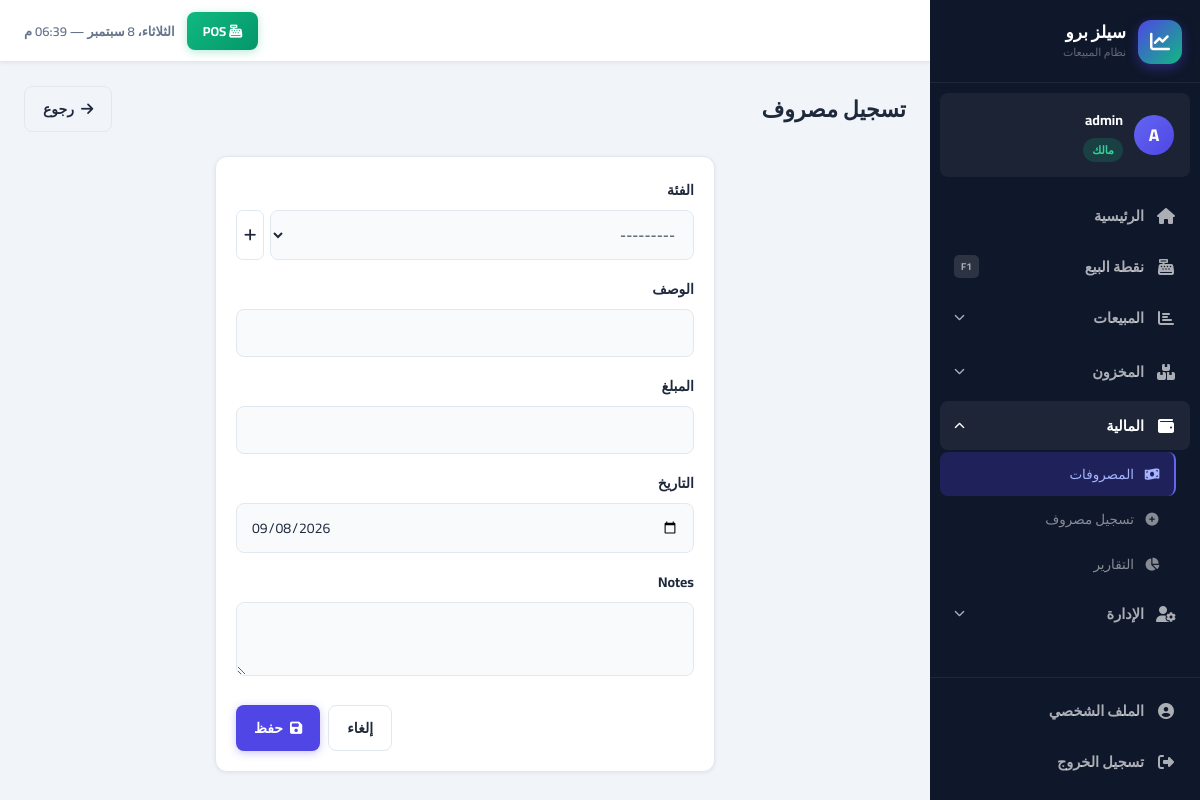
/expenses/create/ (signed in), run on the app's committed database.
### accounts/models.py (models this page shows, shortened)
class User(AbstractUser):
    role = models.ForeignKey(
        Role, on_delete=models.PROTECT, null=True, blank=True,
        related_name='users', verbose_name='الدور الوظيفي',
        help_text='فارغ لصاحب الحساب الرئيسي فقط'
    )
    parent = models.ForeignKey(
        'self', on_delete=models.CASCADE, null=True, blank=True,
        related_name='employees', verbose_name='المالك الرئيسي'
    )
    phone = models.CharField(max_length=20, blank=True, verbose_name='الهاتف')
    is_active = models.BooleanField(default=True, verbose_name='نشط')
    created_at = models.DateTimeField(auto_now_add=True)
    class Meta:
        verbose_name = 'مستخدم'
        verbose_name_plural = 'المستخدمون'
    def get_owner(self):
        if self.is_owner_account:
            return self
        return self.parent.get_owner()
    @property
    def is_owner_account(self):
        return self.parent_id is None
    def can_manage_users(self):
        return self.is_owner_account or self.has_perm_flag('can_manage_users')
    def has_perm_flag(self, code):
        if self.is_owner_account:
            return True
        if not self.role_id:
            return False
        return getattr(self.role, code, False)
    @property
    def role_label(self):
        if self.is_owner_account:
            return 'مالك'
        return self.role.name if self.role_id else '—'
    @property
    def role_slug(self):
        if self.is_owner_account:
            return 'owner'
        if not self.role_id:
            return 'custom'
        mapping = {'مدير': 'manager', 'كاشير': 'cashier', 'مشاهد': 'viewer'}
        return mapping.get(self.role.name, 'custom')

### expenses/views.py (the view, shortened to what this page needs)
# urls.py: path('create/', views.expense_create, name='expense_create'),
@login_required
def expense_create(request):
    if not request.user.has_perm_flag('can_add_expense'):
        messages.error(request, 'ليس لديك صلاحية إضافة مصروف')
        return redirect('expense_list')
    owner = request.user.get_owner()
    form = ExpenseForm(request.POST or None, owner=owner)
    return render(request, 'expenses/form.html', {'form': form, 'title': 'تسجيل مصروف'})

### expenses/forms.py
class ExpenseForm(forms.ModelForm):
    class Meta:
        model = Expense
        fields = ['category', 'description', 'amount', 'date', 'notes']
        widgets = {
            'category': forms.Select(attrs={'class': 'form-select'}),
            'description': forms.TextInput(attrs={'class': 'form-control'}),
            'amount': forms.NumberInput(attrs={'class': 'form-control', 'step': '0.001'}),
            'date': forms.DateInput(attrs={'class': 'form-control', 'type': 'date'}),
            'notes': forms.Textarea(attrs={'class': 'form-control', 'rows': 2}),
        }
    def __init__(self, *args, owner=None, **kwargs):
        super().__init__(*args, **kwargs)
        if owner:
            self.fields['category'].queryset = ExpenseCategory.objects.filter(owner=owner)

### core/context_processors.py (called while the page is built)
def global_context(request):
    context = {}
    if request.user.is_authenticated:
        owner = request.user.get_owner()
        low_stock_count = Product.objects.filter(
            owner=owner,
            current_stock__lte=F('min_stock')
        ).count()
        context['low_stock_count'] = low_stock_count
        context['current_user'] = request.user
    return context

### templates/expenses/form.html (shortened to what this page needs)
{% extends 'base/base.html' %}
{% block content %}
<div class="page-header"><div><h1 class="page-title">تسجيل مصروف</h1></div>
<div class="page-actions"><a href="/expenses/" class="btn btn-outline"><i class="fas fa-arrow-right"></i> رجوع</a></div></div>
<div class="card" style="max-width:500px;margin:0 auto;"><div class="card-body"><form method="post">{% csrf_token %}
{% for field in form %}<div class="form-group"><label class="form-label">{{ field.label }}</label>
{% if field.name == 'category' %}
<div style="display:flex;gap:6px;align-items:stretch;">
    <div style="flex:1;">{{ field }}</div>
    <button type="button" class="btn btn-outline btn-icon" onclick="openModal('catModal')" title="إضافة فئة جديدة"><i class="fas fa-plus"></i></button>
</div>
{% else %}
{{ field }}
{% endif %}
</div>{% endfor %}
<div style="display:flex;gap:8px;justify-content:flex-end;margin-top:20px;">
<a href="/expenses/" class="btn btn-outline">إلغاء</a>
<button type="submit" class="btn btn-primary"><i class="fas fa-save"></i> حفظ</button>
</div></form></div></div>
{% endblock %}

### templates/base/base.html (shortened to what this page needs)
<!DOCTYPE html>
<html lang="ar" dir="rtl">
<head>
    <link rel="stylesheet" href="https://cdnjs.cloudflare.com/ajax/libs/font-awesome/6.5.0/css/all.min.css">
    <link rel="stylesheet" href="/static/css/main.css">
</head>
<body>
{% if user.is_authenticated %}
<aside class="sidebar" id="sidebar">
    <div class="sb-brand">
        <div class="sb-logo"><i class="fas fa-chart-line"></i></div>
        <div>
            <div class="sb-name">سيلز برو</div>
            <div class="sb-sub">نظام المبيعات</div>
        </div>
    </div>
    <div class="sb-user">
        <div class="sb-avatar">{{ user.first_name.0|default:user.username.0|upper }}</div>
        <div class="sb-user-info">
            <span class="sb-user-name">{{ user.get_full_name|default:user.username }}</span>
            <span class="sb-role role-{{ user.role_slug }}">{{ user.role_label }}</span>
        </div>
    </div>
    <nav class="sb-nav">
        <a href="/dashboard/" class="sb-link {% if request.path == '/dashboard/' %}active{% endif %}">
            <span class="sb-icon"><i class="fas fa-home"></i></span>
            <span>الرئيسية</span>
        </a>
        <a href="/pos/" class="sb-link sb-pos {% if '/pos/' in request.path %}active{% endif %}">
            <span class="sb-icon"><i class="fas fa-cash-register"></i></span>
            <span>نقطة البيع</span>
            <span class="sb-key">F1</span>
        </a>
        <div class="sb-group">
            <button class="sb-group-btn {% if '/sales/' in request.path or '/customers/' in request.path %}open{% endif %}"
                    onclick="toggleGroup(this)">
                <span class="sb-icon"><i class="fas fa-chart-bar"></i></span>
                <span>المبيعات</span>
                <i class="fas fa-chevron-down sb-arrow"></i>
            </button>
        </div>
        <div class="sb-group">
            <button class="sb-group-btn {% if '/inventory/' in request.path %}open{% endif %}"
                    onclick="toggleGroup(this)">
                <span class="sb-icon"><i class="fas fa-boxes"></i></span>
                <span>المخزون</span>
                <i class="fas fa-chevron-down sb-arrow"></i>
            </button>
        </div>
        <div class="sb-group">
            <button class="sb-group-btn {% if '/expenses/' in request.path or '/reports/' in request.path %}open{% endif %}"
                    onclick="toggleGroup(this)">
                <span class="sb-icon"><i class="fas fa-wallet"></i></span>
                <span>المالية</span>
                <i class="fas fa-chevron-down sb-arrow"></i>
            </button>
            <div class="sb-group-items {% if '/expenses/' in request.path or '/reports/' in request.path %}show{% endif %}">
                <a href="/expenses/" class="sb-sub-link {% if '/expenses/' in request.path %}active{% endif %}">
                    <i class="fas fa-money-bill-wave"></i> المصروفات
                </a>
                <a href="/expenses/create/" class="sb-sub-link">
                    <i class="fas fa-plus-circle"></i> تسجيل مصروف
                </a>
                <a href="/reports/" class="sb-sub-link {% if '/reports/' in request.path %}active{% endif %}">
                    <i class="fas fa-chart-pie"></i> التقارير
                </a>
            </div>
        </div>
        {% if user.can_manage_users %}
        <div class="sb-group">
            <button class="sb-group-btn {% if '/accounts/users' in request.path or '/accounts/roles' in request.path %}open{% endif %}"
                    onclick="toggleGroup(this)">
                <span class="sb-icon"><i class="fas fa-user-cog"></i></span>
                <span>الإدارة</span>
                <i class="fas fa-chevron-down sb-arrow"></i>
            </button>
        </div>
        {% endif %}
    </nav>
    <div class="sb-footer">
        <a href="/accounts/profile/" class="sb-link {% if '/accounts/profile/' in request.path %}active{% endif %}">
            <span class="sb-icon"><i class="fas fa-user-circle"></i></span>
            <span>الملف الشخصي</span>
        </a>
        <a href="/accounts/logout/" class="sb-link sb-logout">
            <span class="sb-icon"><i class="fas fa-sign-out-alt"></i></span>
            <span>تسجيل الخروج</span>
        </a>
    </div>
</aside>
<div class="main-wrapper">
    <header class="topbar">
        <div class="topbar-end">
            <a href="/pos/" class="topbar-pos"><i class="fas fa-cash-register"></i> POS</a>
            <div class="topbar-clock" id="topbarClock"></div>
        </div>
    </header>
    <main class="page-content">
        {% block content %}{% endblock %}
    </main>
</div>
{% else %}
{% block auth_content %}{% endblock %}
{% endif %}
</body>
</html>

### data on the page
User: first_name.0 "A", get_full_name "admin", role_label "مالك"

### other printed values
{{ field.label }} "الفئة" "الوصف" "المبلغ" "التاريخ" "Notes"
